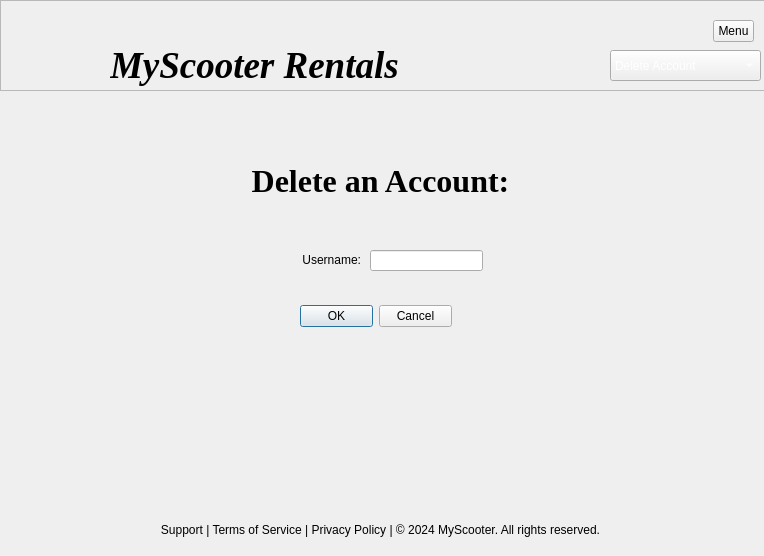
<?xml version="1.0" encoding="UTF-8"?>
<ui version="4.0">
 <class>deleteUser</class>
 <widget class="QDialog" name="deleteUser">
  <property name="geometry">
   <rect>
    <x>0</x>
    <y>0</y>
    <width>764</width>
    <height>556</height>
   </rect>
  </property>
  <property name="windowTitle">
   <string>Dialog</string>
  </property>
  <widget class="QFrame" name="frame">
   <property name="geometry">
    <rect>
     <x>0</x>
     <y>0</y>
     <width>771</width>
     <height>91</height>
    </rect>
   </property>
   <property name="frameShape">
    <enum>QFrame::StyledPanel</enum>
   </property>
   <property name="frameShadow">
    <enum>QFrame::Raised</enum>
   </property>
   <widget class="QLabel" name="label_5">
    <property name="geometry">
     <rect>
      <x>110</x>
      <y>40</y>
      <width>441</width>
      <height>50</height>
     </rect>
    </property>
    <property name="font">
     <font>
      <family>Times New Roman</family>
      <pointsize>28</pointsize>
      <italic>true</italic>
      <bold>true</bold>
     </font>
    </property>
    <property name="text">
     <string>MyScooter Rentals</string>
    </property>
   </widget>
   <widget class="QLabel" name="label_6">
    <property name="geometry">
     <rect>
      <x>10</x>
      <y>0</y>
      <width>81</width>
      <height>81</height>
     </rect>
    </property>
    <property name="text">
     <string/>
    </property>
    <property name="pixmap">
     <pixmap>../scooter.png</pixmap>
    </property>
    <property name="scaledContents">
     <bool>true</bool>
    </property>
    <property name="wordWrap">
     <bool>false</bool>
    </property>
   </widget>
   <widget class="QToolButton" name="toolButton_2">
    <property name="geometry">
     <rect>
      <x>713</x>
      <y>20</y>
      <width>41</width>
      <height>22</height>
     </rect>
    </property>
    <property name="text">
     <string>Menu</string>
    </property>
   </widget>
   <widget class="QComboBox" name="comboBox">
    <property name="geometry">
     <rect>
      <x>610</x>
      <y>50</y>
      <width>151</width>
      <height>31</height>
     </rect>
    </property>
    <property name="palette">
     <palette>
      <active>
       <colorrole role="WindowText">
        <brush brushstyle="SolidPattern">
         <color alpha="255">
          <red>255</red>
          <green>255</green>
          <blue>255</blue>
         </color>
        </brush>
       </colorrole>
       <colorrole role="Text">
        <brush brushstyle="SolidPattern">
         <color alpha="255">
          <red>255</red>
          <green>255</green>
          <blue>255</blue>
         </color>
        </brush>
       </colorrole>
       <colorrole role="ButtonText">
        <brush brushstyle="SolidPattern">
         <color alpha="255">
          <red>255</red>
          <green>255</green>
          <blue>255</blue>
         </color>
        </brush>
       </colorrole>
      </active>
      <inactive>
       <colorrole role="WindowText">
        <brush brushstyle="SolidPattern">
         <color alpha="255">
          <red>255</red>
          <green>255</green>
          <blue>255</blue>
         </color>
        </brush>
       </colorrole>
       <colorrole role="Text">
        <brush brushstyle="SolidPattern">
         <color alpha="255">
          <red>255</red>
          <green>255</green>
          <blue>255</blue>
         </color>
        </brush>
       </colorrole>
       <colorrole role="ButtonText">
        <brush brushstyle="SolidPattern">
         <color alpha="255">
          <red>255</red>
          <green>255</green>
          <blue>255</blue>
         </color>
        </brush>
       </colorrole>
      </inactive>
      <disabled/>
     </palette>
    </property>
    <property name="editable">
     <bool>false</bool>
    </property>
    <property name="currentText">
     <string>Delete Account</string>
    </property>
    <item>
     <property name="text">
      <string>Delete Account</string>
     </property>
    </item>
    <item>
     <property name="text">
      <string>Home</string>
     </property>
    </item>
    <item>
     <property name="text">
      <string>Promote/Demote Account</string>
     </property>
    </item>
    <item>
     <property name="text">
      <string>Change Account Data</string>
     </property>
    </item>
   </widget>
  </widget>
  <widget class="QLabel" name="label">
   <property name="geometry">
    <rect>
     <x>240</x>
     <y>250</y>
     <width>121</width>
     <height>20</height>
    </rect>
   </property>
   <property name="text">
    <string>Username:</string>
   </property>
   <property name="alignment">
    <set>Qt::AlignRight|Qt::AlignTrailing|Qt::AlignVCenter</set>
   </property>
  </widget>
  <widget class="QLineEdit" name="lineEdit">
   <property name="geometry">
    <rect>
     <x>370</x>
     <y>250</y>
     <width>113</width>
     <height>21</height>
    </rect>
   </property>
   <property name="palette">
    <palette>
     <active>
      <colorrole role="Text">
       <brush brushstyle="SolidPattern">
        <color alpha="255">
         <red>255</red>
         <green>255</green>
         <blue>255</blue>
        </color>
       </brush>
      </colorrole>
     </active>
     <inactive>
      <colorrole role="Text">
       <brush brushstyle="SolidPattern">
        <color alpha="255">
         <red>255</red>
         <green>255</green>
         <blue>255</blue>
        </color>
       </brush>
      </colorrole>
     </inactive>
     <disabled/>
    </palette>
   </property>
  </widget>
  <widget class="QDialogButtonBox" name="buttonBox">
   <property name="geometry">
    <rect>
     <x>300</x>
     <y>300</y>
     <width>152</width>
     <height>32</height>
    </rect>
   </property>
   <property name="standardButtons">
    <set>QDialogButtonBox::Cancel|QDialogButtonBox::Ok</set>
   </property>
  </widget>
  <widget class="QLabel" name="label_2">
   <property name="geometry">
    <rect>
     <x>0</x>
     <y>360</y>
     <width>761</width>
     <height>30</height>
    </rect>
   </property>
   <property name="text">
    <string/>
   </property>
   <property name="alignment">
    <set>Qt::AlignCenter</set>
   </property>
  </widget>
  <widget class="QLabel" name="label_7">
   <property name="geometry">
    <rect>
     <x>0</x>
     <y>160</y>
     <width>761</width>
     <height>41</height>
    </rect>
   </property>
   <property name="font">
    <font>
     <family>Times New Roman</family>
     <pointsize>24</pointsize>
     <italic>false</italic>
     <bold>true</bold>
    </font>
   </property>
   <property name="text">
    <string>Delete an Account:</string>
   </property>
   <property name="alignment">
    <set>Qt::AlignCenter</set>
   </property>
  </widget>
  <widget class="QLabel" name="label_3">
   <property name="geometry">
    <rect>
     <x>0</x>
     <y>520</y>
     <width>761</width>
     <height>20</height>
    </rect>
   </property>
   <property name="text">
    <string>Support | Terms of Service | Privacy Policy | © 2024 MyScooter. All rights reserved.</string>
   </property>
   <property name="alignment">
    <set>Qt::AlignCenter</set>
   </property>
  </widget>
 </widget>
 <resources/>
 <connections/>
</ui>
